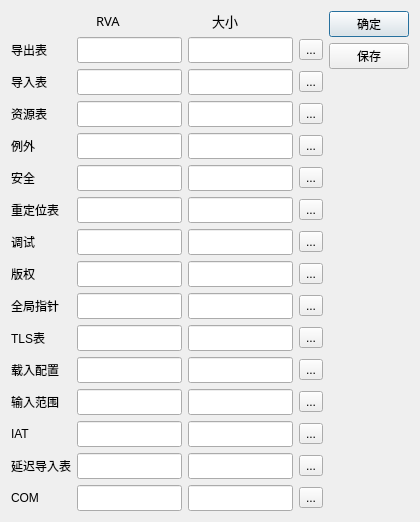
<?xml version="1.0" encoding="UTF-8"?>
<ui version="4.0">
 <class>DataDirWndClass</class>
 <widget class="QDialog" name="DataDirWndClass">
  <property name="geometry">
   <rect>
    <x>0</x>
    <y>0</y>
    <width>420</width>
    <height>507</height>
   </rect>
  </property>
  <property name="windowTitle">
   <string>DataDirWnd</string>
  </property>
  <layout class="QGridLayout" name="gridLayout_2">
   <item row="0" column="0">
    <layout class="QVBoxLayout" name="verticalLayout">
     <item>
      <layout class="QHBoxLayout" name="horizontalLayout_16">
       <item>
        <spacer name="horizontalSpacer">
         <property name="orientation">
          <enum>Qt::Horizontal</enum>
         </property>
         <property name="sizeHint" stdset="0">
          <size>
           <width>40</width>
           <height>20</height>
          </size>
         </property>
        </spacer>
       </item>
       <item>
        <widget class="QLabel" name="label_15">
         <property name="font">
          <font>
           <family>楷体</family>
           <pointsize>10</pointsize>
          </font>
         </property>
         <property name="text">
          <string>RVA</string>
         </property>
        </widget>
       </item>
       <item>
        <spacer name="horizontalSpacer_2">
         <property name="orientation">
          <enum>Qt::Horizontal</enum>
         </property>
         <property name="sizeHint" stdset="0">
          <size>
           <width>40</width>
           <height>20</height>
          </size>
         </property>
        </spacer>
       </item>
       <item>
        <widget class="QLabel" name="label_17">
         <property name="font">
          <font>
           <family>楷体</family>
           <pointsize>10</pointsize>
          </font>
         </property>
         <property name="text">
          <string>大小</string>
         </property>
        </widget>
       </item>
       <item>
        <spacer name="horizontalSpacer_3">
         <property name="orientation">
          <enum>Qt::Horizontal</enum>
         </property>
         <property name="sizeHint" stdset="0">
          <size>
           <width>40</width>
           <height>20</height>
          </size>
         </property>
        </spacer>
       </item>
      </layout>
     </item>
     <item>
      <layout class="QHBoxLayout" name="horizontalLayout">
       <item>
        <widget class="QLabel" name="label">
         <property name="sizePolicy">
          <sizepolicy hsizetype="Fixed" vsizetype="Preferred">
           <horstretch>0</horstretch>
           <verstretch>0</verstretch>
          </sizepolicy>
         </property>
         <property name="minimumSize">
          <size>
           <width>60</width>
           <height>0</height>
          </size>
         </property>
         <property name="text">
          <string>导出表</string>
         </property>
        </widget>
       </item>
       <item>
        <widget class="QLineEdit" name="lineEdit">
         <property name="minimumSize">
          <size>
           <width>100</width>
           <height>0</height>
          </size>
         </property>
         <property name="font">
          <font>
           <family>Times New Roman</family>
           <pointsize>11</pointsize>
          </font>
         </property>
         <property name="alignment">
          <set>Qt::AlignCenter</set>
         </property>
         <property name="readOnly">
          <bool>false</bool>
         </property>
        </widget>
       </item>
       <item>
        <widget class="QLineEdit" name="lineEdit_28">
         <property name="minimumSize">
          <size>
           <width>100</width>
           <height>0</height>
          </size>
         </property>
         <property name="font">
          <font>
           <family>Times New Roman</family>
           <pointsize>11</pointsize>
          </font>
         </property>
         <property name="alignment">
          <set>Qt::AlignCenter</set>
         </property>
         <property name="readOnly">
          <bool>false</bool>
         </property>
        </widget>
       </item>
       <item>
        <widget class="QToolButton" name="toolButton">
         <property name="text">
          <string>...</string>
         </property>
        </widget>
       </item>
      </layout>
     </item>
     <item>
      <layout class="QHBoxLayout" name="horizontalLayout_2">
       <item>
        <widget class="QLabel" name="label_2">
         <property name="sizePolicy">
          <sizepolicy hsizetype="Fixed" vsizetype="Preferred">
           <horstretch>0</horstretch>
           <verstretch>0</verstretch>
          </sizepolicy>
         </property>
         <property name="minimumSize">
          <size>
           <width>60</width>
           <height>0</height>
          </size>
         </property>
         <property name="text">
          <string>导入表</string>
         </property>
        </widget>
       </item>
       <item>
        <widget class="QLineEdit" name="lineEdit_2">
         <property name="minimumSize">
          <size>
           <width>100</width>
           <height>0</height>
          </size>
         </property>
         <property name="font">
          <font>
           <family>Times New Roman</family>
           <pointsize>11</pointsize>
          </font>
         </property>
         <property name="alignment">
          <set>Qt::AlignCenter</set>
         </property>
         <property name="readOnly">
          <bool>false</bool>
         </property>
        </widget>
       </item>
       <item>
        <widget class="QLineEdit" name="lineEdit_23">
         <property name="minimumSize">
          <size>
           <width>100</width>
           <height>0</height>
          </size>
         </property>
         <property name="font">
          <font>
           <family>Times New Roman</family>
           <pointsize>11</pointsize>
          </font>
         </property>
         <property name="alignment">
          <set>Qt::AlignCenter</set>
         </property>
         <property name="readOnly">
          <bool>false</bool>
         </property>
        </widget>
       </item>
       <item>
        <widget class="QToolButton" name="toolButton_2">
         <property name="text">
          <string>...</string>
         </property>
        </widget>
       </item>
      </layout>
     </item>
     <item>
      <layout class="QHBoxLayout" name="horizontalLayout_3">
       <item>
        <widget class="QLabel" name="label_3">
         <property name="sizePolicy">
          <sizepolicy hsizetype="Fixed" vsizetype="Preferred">
           <horstretch>0</horstretch>
           <verstretch>0</verstretch>
          </sizepolicy>
         </property>
         <property name="minimumSize">
          <size>
           <width>60</width>
           <height>0</height>
          </size>
         </property>
         <property name="text">
          <string>资源表</string>
         </property>
        </widget>
       </item>
       <item>
        <widget class="QLineEdit" name="lineEdit_3">
         <property name="minimumSize">
          <size>
           <width>100</width>
           <height>0</height>
          </size>
         </property>
         <property name="font">
          <font>
           <family>Times New Roman</family>
           <pointsize>11</pointsize>
          </font>
         </property>
         <property name="alignment">
          <set>Qt::AlignCenter</set>
         </property>
         <property name="readOnly">
          <bool>false</bool>
         </property>
        </widget>
       </item>
       <item>
        <widget class="QLineEdit" name="lineEdit_25">
         <property name="minimumSize">
          <size>
           <width>100</width>
           <height>0</height>
          </size>
         </property>
         <property name="font">
          <font>
           <family>Times New Roman</family>
           <pointsize>11</pointsize>
          </font>
         </property>
         <property name="alignment">
          <set>Qt::AlignCenter</set>
         </property>
         <property name="readOnly">
          <bool>false</bool>
         </property>
        </widget>
       </item>
       <item>
        <widget class="QToolButton" name="toolButton_3">
         <property name="text">
          <string>...</string>
         </property>
        </widget>
       </item>
      </layout>
     </item>
     <item>
      <layout class="QHBoxLayout" name="horizontalLayout_4">
       <item>
        <widget class="QLabel" name="label_12">
         <property name="sizePolicy">
          <sizepolicy hsizetype="Fixed" vsizetype="Preferred">
           <horstretch>0</horstretch>
           <verstretch>0</verstretch>
          </sizepolicy>
         </property>
         <property name="minimumSize">
          <size>
           <width>60</width>
           <height>0</height>
          </size>
         </property>
         <property name="text">
          <string>例外</string>
         </property>
        </widget>
       </item>
       <item>
        <widget class="QLineEdit" name="lineEdit_4">
         <property name="minimumSize">
          <size>
           <width>100</width>
           <height>0</height>
          </size>
         </property>
         <property name="font">
          <font>
           <family>Times New Roman</family>
           <pointsize>11</pointsize>
          </font>
         </property>
         <property name="alignment">
          <set>Qt::AlignCenter</set>
         </property>
         <property name="readOnly">
          <bool>false</bool>
         </property>
        </widget>
       </item>
       <item>
        <widget class="QLineEdit" name="lineEdit_26">
         <property name="minimumSize">
          <size>
           <width>100</width>
           <height>0</height>
          </size>
         </property>
         <property name="font">
          <font>
           <family>Times New Roman</family>
           <pointsize>11</pointsize>
          </font>
         </property>
         <property name="alignment">
          <set>Qt::AlignCenter</set>
         </property>
         <property name="readOnly">
          <bool>false</bool>
         </property>
        </widget>
       </item>
       <item>
        <widget class="QToolButton" name="toolButton_4">
         <property name="text">
          <string>...</string>
         </property>
        </widget>
       </item>
      </layout>
     </item>
     <item>
      <layout class="QHBoxLayout" name="horizontalLayout_5">
       <item>
        <widget class="QLabel" name="label_4">
         <property name="sizePolicy">
          <sizepolicy hsizetype="Fixed" vsizetype="Preferred">
           <horstretch>0</horstretch>
           <verstretch>0</verstretch>
          </sizepolicy>
         </property>
         <property name="minimumSize">
          <size>
           <width>60</width>
           <height>0</height>
          </size>
         </property>
         <property name="text">
          <string>安全</string>
         </property>
        </widget>
       </item>
       <item>
        <widget class="QLineEdit" name="lineEdit_15">
         <property name="minimumSize">
          <size>
           <width>100</width>
           <height>0</height>
          </size>
         </property>
         <property name="font">
          <font>
           <family>Times New Roman</family>
           <pointsize>11</pointsize>
          </font>
         </property>
         <property name="alignment">
          <set>Qt::AlignCenter</set>
         </property>
         <property name="readOnly">
          <bool>false</bool>
         </property>
        </widget>
       </item>
       <item>
        <widget class="QLineEdit" name="lineEdit_18">
         <property name="minimumSize">
          <size>
           <width>100</width>
           <height>0</height>
          </size>
         </property>
         <property name="font">
          <font>
           <family>Times New Roman</family>
           <pointsize>11</pointsize>
          </font>
         </property>
         <property name="alignment">
          <set>Qt::AlignCenter</set>
         </property>
         <property name="readOnly">
          <bool>false</bool>
         </property>
        </widget>
       </item>
       <item>
        <widget class="QToolButton" name="toolButton_5">
         <property name="text">
          <string>...</string>
         </property>
        </widget>
       </item>
      </layout>
     </item>
     <item>
      <layout class="QHBoxLayout" name="horizontalLayout_6">
       <item>
        <widget class="QLabel" name="label_13">
         <property name="sizePolicy">
          <sizepolicy hsizetype="Fixed" vsizetype="Preferred">
           <horstretch>0</horstretch>
           <verstretch>0</verstretch>
          </sizepolicy>
         </property>
         <property name="minimumSize">
          <size>
           <width>60</width>
           <height>0</height>
          </size>
         </property>
         <property name="text">
          <string>重定位表</string>
         </property>
        </widget>
       </item>
       <item>
        <widget class="QLineEdit" name="lineEdit_10">
         <property name="minimumSize">
          <size>
           <width>100</width>
           <height>0</height>
          </size>
         </property>
         <property name="font">
          <font>
           <family>Times New Roman</family>
           <pointsize>11</pointsize>
          </font>
         </property>
         <property name="alignment">
          <set>Qt::AlignCenter</set>
         </property>
         <property name="readOnly">
          <bool>false</bool>
         </property>
        </widget>
       </item>
       <item>
        <widget class="QLineEdit" name="lineEdit_29">
         <property name="minimumSize">
          <size>
           <width>100</width>
           <height>0</height>
          </size>
         </property>
         <property name="font">
          <font>
           <family>Times New Roman</family>
           <pointsize>11</pointsize>
          </font>
         </property>
         <property name="alignment">
          <set>Qt::AlignCenter</set>
         </property>
         <property name="readOnly">
          <bool>false</bool>
         </property>
        </widget>
       </item>
       <item>
        <widget class="QToolButton" name="toolButton_6">
         <property name="text">
          <string>...</string>
         </property>
        </widget>
       </item>
      </layout>
     </item>
     <item>
      <layout class="QHBoxLayout" name="horizontalLayout_7">
       <item>
        <widget class="QLabel" name="label_6">
         <property name="sizePolicy">
          <sizepolicy hsizetype="Fixed" vsizetype="Preferred">
           <horstretch>0</horstretch>
           <verstretch>0</verstretch>
          </sizepolicy>
         </property>
         <property name="minimumSize">
          <size>
           <width>60</width>
           <height>0</height>
          </size>
         </property>
         <property name="text">
          <string>调试</string>
         </property>
        </widget>
       </item>
       <item>
        <widget class="QLineEdit" name="lineEdit_8">
         <property name="minimumSize">
          <size>
           <width>100</width>
           <height>0</height>
          </size>
         </property>
         <property name="font">
          <font>
           <family>Times New Roman</family>
           <pointsize>11</pointsize>
          </font>
         </property>
         <property name="alignment">
          <set>Qt::AlignCenter</set>
         </property>
         <property name="readOnly">
          <bool>false</bool>
         </property>
        </widget>
       </item>
       <item>
        <widget class="QLineEdit" name="lineEdit_27">
         <property name="minimumSize">
          <size>
           <width>100</width>
           <height>0</height>
          </size>
         </property>
         <property name="font">
          <font>
           <family>Times New Roman</family>
           <pointsize>11</pointsize>
          </font>
         </property>
         <property name="alignment">
          <set>Qt::AlignCenter</set>
         </property>
         <property name="readOnly">
          <bool>false</bool>
         </property>
        </widget>
       </item>
       <item>
        <widget class="QToolButton" name="toolButton_7">
         <property name="text">
          <string>...</string>
         </property>
        </widget>
       </item>
      </layout>
     </item>
     <item>
      <layout class="QHBoxLayout" name="horizontalLayout_8">
       <item>
        <widget class="QLabel" name="label_9">
         <property name="sizePolicy">
          <sizepolicy hsizetype="Fixed" vsizetype="Preferred">
           <horstretch>0</horstretch>
           <verstretch>0</verstretch>
          </sizepolicy>
         </property>
         <property name="minimumSize">
          <size>
           <width>60</width>
           <height>0</height>
          </size>
         </property>
         <property name="text">
          <string>版权</string>
         </property>
        </widget>
       </item>
       <item>
        <widget class="QLineEdit" name="lineEdit_12">
         <property name="minimumSize">
          <size>
           <width>100</width>
           <height>0</height>
          </size>
         </property>
         <property name="font">
          <font>
           <family>Times New Roman</family>
           <pointsize>11</pointsize>
          </font>
         </property>
         <property name="alignment">
          <set>Qt::AlignCenter</set>
         </property>
         <property name="readOnly">
          <bool>false</bool>
         </property>
        </widget>
       </item>
       <item>
        <widget class="QLineEdit" name="lineEdit_20">
         <property name="minimumSize">
          <size>
           <width>100</width>
           <height>0</height>
          </size>
         </property>
         <property name="font">
          <font>
           <family>Times New Roman</family>
           <pointsize>11</pointsize>
          </font>
         </property>
         <property name="alignment">
          <set>Qt::AlignCenter</set>
         </property>
         <property name="readOnly">
          <bool>false</bool>
         </property>
        </widget>
       </item>
       <item>
        <widget class="QToolButton" name="toolButton_8">
         <property name="text">
          <string>...</string>
         </property>
        </widget>
       </item>
      </layout>
     </item>
     <item>
      <layout class="QHBoxLayout" name="horizontalLayout_9">
       <item>
        <widget class="QLabel" name="label_5">
         <property name="sizePolicy">
          <sizepolicy hsizetype="Fixed" vsizetype="Preferred">
           <horstretch>0</horstretch>
           <verstretch>0</verstretch>
          </sizepolicy>
         </property>
         <property name="minimumSize">
          <size>
           <width>60</width>
           <height>0</height>
          </size>
         </property>
         <property name="text">
          <string>全局指针</string>
         </property>
        </widget>
       </item>
       <item>
        <widget class="QLineEdit" name="lineEdit_5">
         <property name="minimumSize">
          <size>
           <width>100</width>
           <height>0</height>
          </size>
         </property>
         <property name="font">
          <font>
           <family>Times New Roman</family>
           <pointsize>11</pointsize>
          </font>
         </property>
         <property name="alignment">
          <set>Qt::AlignCenter</set>
         </property>
         <property name="readOnly">
          <bool>false</bool>
         </property>
        </widget>
       </item>
       <item>
        <widget class="QLineEdit" name="lineEdit_24">
         <property name="minimumSize">
          <size>
           <width>100</width>
           <height>0</height>
          </size>
         </property>
         <property name="font">
          <font>
           <family>Times New Roman</family>
           <pointsize>11</pointsize>
          </font>
         </property>
         <property name="alignment">
          <set>Qt::AlignCenter</set>
         </property>
         <property name="readOnly">
          <bool>false</bool>
         </property>
        </widget>
       </item>
       <item>
        <widget class="QToolButton" name="toolButton_9">
         <property name="text">
          <string>...</string>
         </property>
        </widget>
       </item>
      </layout>
     </item>
     <item>
      <layout class="QHBoxLayout" name="horizontalLayout_10">
       <item>
        <widget class="QLabel" name="label_7">
         <property name="sizePolicy">
          <sizepolicy hsizetype="Fixed" vsizetype="Preferred">
           <horstretch>0</horstretch>
           <verstretch>0</verstretch>
          </sizepolicy>
         </property>
         <property name="minimumSize">
          <size>
           <width>60</width>
           <height>0</height>
          </size>
         </property>
         <property name="text">
          <string>TLS表</string>
         </property>
        </widget>
       </item>
       <item>
        <widget class="QLineEdit" name="lineEdit_6">
         <property name="sizePolicy">
          <sizepolicy hsizetype="Expanding" vsizetype="Fixed">
           <horstretch>0</horstretch>
           <verstretch>0</verstretch>
          </sizepolicy>
         </property>
         <property name="minimumSize">
          <size>
           <width>100</width>
           <height>0</height>
          </size>
         </property>
         <property name="font">
          <font>
           <family>Times New Roman</family>
           <pointsize>11</pointsize>
          </font>
         </property>
         <property name="alignment">
          <set>Qt::AlignCenter</set>
         </property>
         <property name="readOnly">
          <bool>false</bool>
         </property>
        </widget>
       </item>
       <item>
        <widget class="QLineEdit" name="lineEdit_17">
         <property name="minimumSize">
          <size>
           <width>100</width>
           <height>0</height>
          </size>
         </property>
         <property name="font">
          <font>
           <family>Times New Roman</family>
           <pointsize>11</pointsize>
          </font>
         </property>
         <property name="alignment">
          <set>Qt::AlignCenter</set>
         </property>
         <property name="readOnly">
          <bool>false</bool>
         </property>
        </widget>
       </item>
       <item>
        <widget class="QToolButton" name="toolButton_10">
         <property name="text">
          <string>...</string>
         </property>
        </widget>
       </item>
      </layout>
     </item>
     <item>
      <layout class="QHBoxLayout" name="horizontalLayout_11">
       <item>
        <widget class="QLabel" name="label_11">
         <property name="sizePolicy">
          <sizepolicy hsizetype="Fixed" vsizetype="Preferred">
           <horstretch>0</horstretch>
           <verstretch>0</verstretch>
          </sizepolicy>
         </property>
         <property name="minimumSize">
          <size>
           <width>60</width>
           <height>0</height>
          </size>
         </property>
         <property name="text">
          <string>载入配置</string>
         </property>
        </widget>
       </item>
       <item>
        <widget class="QLineEdit" name="lineEdit_13">
         <property name="minimumSize">
          <size>
           <width>100</width>
           <height>0</height>
          </size>
         </property>
         <property name="font">
          <font>
           <family>Times New Roman</family>
           <pointsize>11</pointsize>
          </font>
         </property>
         <property name="alignment">
          <set>Qt::AlignCenter</set>
         </property>
         <property name="readOnly">
          <bool>false</bool>
         </property>
        </widget>
       </item>
       <item>
        <widget class="QLineEdit" name="lineEdit_21">
         <property name="minimumSize">
          <size>
           <width>100</width>
           <height>0</height>
          </size>
         </property>
         <property name="font">
          <font>
           <family>Times New Roman</family>
           <pointsize>11</pointsize>
          </font>
         </property>
         <property name="alignment">
          <set>Qt::AlignCenter</set>
         </property>
         <property name="readOnly">
          <bool>false</bool>
         </property>
        </widget>
       </item>
       <item>
        <widget class="QToolButton" name="toolButton_11">
         <property name="text">
          <string>...</string>
         </property>
        </widget>
       </item>
      </layout>
     </item>
     <item>
      <layout class="QHBoxLayout" name="horizontalLayout_12">
       <item>
        <widget class="QLabel" name="label_14">
         <property name="sizePolicy">
          <sizepolicy hsizetype="Fixed" vsizetype="Preferred">
           <horstretch>0</horstretch>
           <verstretch>0</verstretch>
          </sizepolicy>
         </property>
         <property name="minimumSize">
          <size>
           <width>60</width>
           <height>0</height>
          </size>
         </property>
         <property name="text">
          <string>输入范围</string>
         </property>
        </widget>
       </item>
       <item>
        <widget class="QLineEdit" name="lineEdit_7">
         <property name="minimumSize">
          <size>
           <width>100</width>
           <height>0</height>
          </size>
         </property>
         <property name="font">
          <font>
           <family>Times New Roman</family>
           <pointsize>11</pointsize>
          </font>
         </property>
         <property name="alignment">
          <set>Qt::AlignCenter</set>
         </property>
         <property name="readOnly">
          <bool>false</bool>
         </property>
        </widget>
       </item>
       <item>
        <widget class="QLineEdit" name="lineEdit_30">
         <property name="minimumSize">
          <size>
           <width>100</width>
           <height>0</height>
          </size>
         </property>
         <property name="font">
          <font>
           <family>Times New Roman</family>
           <pointsize>11</pointsize>
          </font>
         </property>
         <property name="alignment">
          <set>Qt::AlignCenter</set>
         </property>
         <property name="readOnly">
          <bool>false</bool>
         </property>
        </widget>
       </item>
       <item>
        <widget class="QToolButton" name="toolButton_12">
         <property name="text">
          <string>...</string>
         </property>
        </widget>
       </item>
      </layout>
     </item>
     <item>
      <layout class="QHBoxLayout" name="horizontalLayout_13">
       <item>
        <widget class="QLabel" name="label_8">
         <property name="sizePolicy">
          <sizepolicy hsizetype="Fixed" vsizetype="Preferred">
           <horstretch>0</horstretch>
           <verstretch>0</verstretch>
          </sizepolicy>
         </property>
         <property name="minimumSize">
          <size>
           <width>60</width>
           <height>0</height>
          </size>
         </property>
         <property name="text">
          <string>IAT</string>
         </property>
        </widget>
       </item>
       <item>
        <widget class="QLineEdit" name="lineEdit_14">
         <property name="minimumSize">
          <size>
           <width>100</width>
           <height>0</height>
          </size>
         </property>
         <property name="font">
          <font>
           <family>Times New Roman</family>
           <pointsize>11</pointsize>
          </font>
         </property>
         <property name="alignment">
          <set>Qt::AlignCenter</set>
         </property>
         <property name="readOnly">
          <bool>false</bool>
         </property>
        </widget>
       </item>
       <item>
        <widget class="QLineEdit" name="lineEdit_19">
         <property name="minimumSize">
          <size>
           <width>100</width>
           <height>0</height>
          </size>
         </property>
         <property name="font">
          <font>
           <family>Times New Roman</family>
           <pointsize>11</pointsize>
          </font>
         </property>
         <property name="alignment">
          <set>Qt::AlignCenter</set>
         </property>
         <property name="readOnly">
          <bool>false</bool>
         </property>
        </widget>
       </item>
       <item>
        <widget class="QToolButton" name="toolButton_13">
         <property name="text">
          <string>...</string>
         </property>
        </widget>
       </item>
      </layout>
     </item>
     <item>
      <layout class="QHBoxLayout" name="horizontalLayout_14">
       <item>
        <widget class="QLabel" name="label_10">
         <property name="sizePolicy">
          <sizepolicy hsizetype="Fixed" vsizetype="Preferred">
           <horstretch>0</horstretch>
           <verstretch>0</verstretch>
          </sizepolicy>
         </property>
         <property name="minimumSize">
          <size>
           <width>60</width>
           <height>0</height>
          </size>
         </property>
         <property name="text">
          <string>延迟导入表</string>
         </property>
        </widget>
       </item>
       <item>
        <widget class="QLineEdit" name="lineEdit_11">
         <property name="minimumSize">
          <size>
           <width>100</width>
           <height>0</height>
          </size>
         </property>
         <property name="font">
          <font>
           <family>Times New Roman</family>
           <pointsize>11</pointsize>
          </font>
         </property>
         <property name="alignment">
          <set>Qt::AlignCenter</set>
         </property>
         <property name="readOnly">
          <bool>false</bool>
         </property>
        </widget>
       </item>
       <item>
        <widget class="QLineEdit" name="lineEdit_16">
         <property name="minimumSize">
          <size>
           <width>100</width>
           <height>0</height>
          </size>
         </property>
         <property name="font">
          <font>
           <family>Times New Roman</family>
           <pointsize>11</pointsize>
          </font>
         </property>
         <property name="alignment">
          <set>Qt::AlignCenter</set>
         </property>
         <property name="readOnly">
          <bool>false</bool>
         </property>
        </widget>
       </item>
       <item>
        <widget class="QToolButton" name="toolButton_14">
         <property name="text">
          <string>...</string>
         </property>
        </widget>
       </item>
      </layout>
     </item>
     <item>
      <layout class="QHBoxLayout" name="horizontalLayout_15">
       <item>
        <widget class="QLabel" name="label_16">
         <property name="sizePolicy">
          <sizepolicy hsizetype="Fixed" vsizetype="Preferred">
           <horstretch>0</horstretch>
           <verstretch>0</verstretch>
          </sizepolicy>
         </property>
         <property name="minimumSize">
          <size>
           <width>60</width>
           <height>0</height>
          </size>
         </property>
         <property name="text">
          <string>COM</string>
         </property>
        </widget>
       </item>
       <item>
        <widget class="QLineEdit" name="lineEdit_9">
         <property name="minimumSize">
          <size>
           <width>100</width>
           <height>0</height>
          </size>
         </property>
         <property name="font">
          <font>
           <family>Times New Roman</family>
           <pointsize>11</pointsize>
          </font>
         </property>
         <property name="alignment">
          <set>Qt::AlignCenter</set>
         </property>
         <property name="readOnly">
          <bool>false</bool>
         </property>
        </widget>
       </item>
       <item>
        <widget class="QLineEdit" name="lineEdit_22">
         <property name="minimumSize">
          <size>
           <width>100</width>
           <height>0</height>
          </size>
         </property>
         <property name="font">
          <font>
           <family>Times New Roman</family>
           <pointsize>11</pointsize>
          </font>
         </property>
         <property name="alignment">
          <set>Qt::AlignCenter</set>
         </property>
         <property name="readOnly">
          <bool>false</bool>
         </property>
        </widget>
       </item>
       <item>
        <widget class="QToolButton" name="toolButton_15">
         <property name="text">
          <string>...</string>
         </property>
        </widget>
       </item>
      </layout>
     </item>
    </layout>
   </item>
   <item row="0" column="1">
    <layout class="QGridLayout" name="gridLayout">
     <item row="0" column="0">
      <widget class="QPushButton" name="pushButton">
       <property name="text">
        <string>确定</string>
       </property>
      </widget>
     </item>
     <item row="1" column="0">
      <widget class="QPushButton" name="pushButton_2">
       <property name="text">
        <string>保存</string>
       </property>
      </widget>
     </item>
     <item row="2" column="0">
      <spacer name="verticalSpacer">
       <property name="orientation">
        <enum>Qt::Vertical</enum>
       </property>
       <property name="sizeHint" stdset="0">
        <size>
         <width>20</width>
         <height>40</height>
        </size>
       </property>
      </spacer>
     </item>
    </layout>
   </item>
  </layout>
 </widget>
 <layoutdefault spacing="6" margin="11"/>
 <resources/>
 <connections>
  <connection>
   <sender>toolButton</sender>
   <signal>clicked()</signal>
   <receiver>DataDirWndClass</receiver>
   <slot>EXPORTTAB()</slot>
   <hints>
    <hint type="sourcelabel">
     <x>303</x>
     <y>49</y>
    </hint>
    <hint type="destinationlabel">
     <x>474</x>
     <y>135</y>
    </hint>
   </hints>
  </connection>
  <connection>
   <sender>toolButton_2</sender>
   <signal>clicked()</signal>
   <receiver>DataDirWndClass</receiver>
   <slot>IMPORTSTAB()</slot>
   <hints>
    <hint type="sourcelabel">
     <x>312</x>
     <y>79</y>
    </hint>
    <hint type="destinationlabel">
     <x>471</x>
     <y>84</y>
    </hint>
   </hints>
  </connection>
  <connection>
   <sender>toolButton_3</sender>
   <signal>clicked()</signal>
   <receiver>DataDirWndClass</receiver>
   <slot>RESTAB()</slot>
   <hints>
    <hint type="sourcelabel">
     <x>311</x>
     <y>111</y>
    </hint>
    <hint type="destinationlabel">
     <x>456</x>
     <y>109</y>
    </hint>
   </hints>
  </connection>
  <connection>
   <sender>toolButton_6</sender>
   <signal>clicked()</signal>
   <receiver>DataDirWndClass</receiver>
   <slot>RELOCAL()</slot>
   <hints>
    <hint type="sourcelabel">
     <x>306</x>
     <y>208</y>
    </hint>
    <hint type="destinationlabel">
     <x>466</x>
     <y>205</y>
    </hint>
   </hints>
  </connection>
  <connection>
   <sender>toolButton_7</sender>
   <signal>clicked()</signal>
   <receiver>DataDirWndClass</receiver>
   <slot>DEBUGINFO()</slot>
   <hints>
    <hint type="sourcelabel">
     <x>314</x>
     <y>237</y>
    </hint>
    <hint type="destinationlabel">
     <x>522</x>
     <y>237</y>
    </hint>
   </hints>
  </connection>
  <connection>
   <sender>toolButton_10</sender>
   <signal>clicked()</signal>
   <receiver>DataDirWndClass</receiver>
   <slot>TLS()</slot>
   <hints>
    <hint type="sourcelabel">
     <x>307</x>
     <y>327</y>
    </hint>
    <hint type="destinationlabel">
     <x>495</x>
     <y>328</y>
    </hint>
   </hints>
  </connection>
  <connection>
   <sender>toolButton_14</sender>
   <signal>clicked()</signal>
   <receiver>DataDirWndClass</receiver>
   <slot>DelayIMPORTStab()</slot>
   <hints>
    <hint type="sourcelabel">
     <x>315</x>
     <y>457</y>
    </hint>
    <hint type="destinationlabel">
     <x>488</x>
     <y>454</y>
    </hint>
   </hints>
  </connection>
  <connection>
   <sender>pushButton_2</sender>
   <signal>clicked()</signal>
   <receiver>DataDirWndClass</receiver>
   <slot>SAVE()</slot>
   <hints>
    <hint type="sourcelabel">
     <x>372</x>
     <y>46</y>
    </hint>
    <hint type="destinationlabel">
     <x>504</x>
     <y>51</y>
    </hint>
   </hints>
  </connection>
  <connection>
   <sender>pushButton</sender>
   <signal>clicked()</signal>
   <receiver>DataDirWndClass</receiver>
   <slot>reject()</slot>
   <hints>
    <hint type="sourcelabel">
     <x>376</x>
     <y>17</y>
    </hint>
    <hint type="destinationlabel">
     <x>597</x>
     <y>49</y>
    </hint>
   </hints>
  </connection>
 </connections>
 <slots>
  <slot>EXPORTTAB()</slot>
  <slot>IMPORTSTAB()</slot>
  <slot>RESTAB()</slot>
  <slot>RELOCAL()</slot>
  <slot>DEBUGINFO()</slot>
  <slot>TLS()</slot>
  <slot>DelayIMPORTStab()</slot>
  <slot>SAVE()</slot>
 </slots>
</ui>
